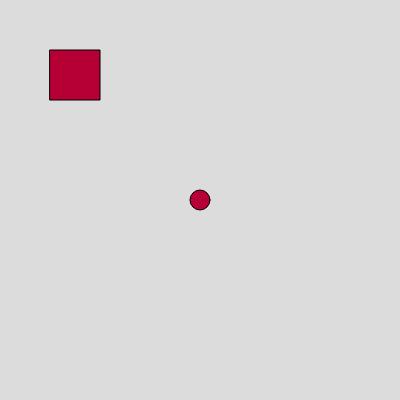
Frame 1 (no input)
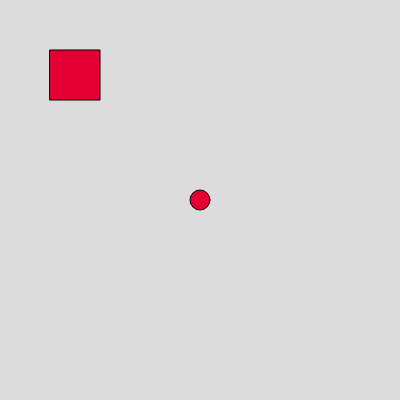
Frame 60 (no input)
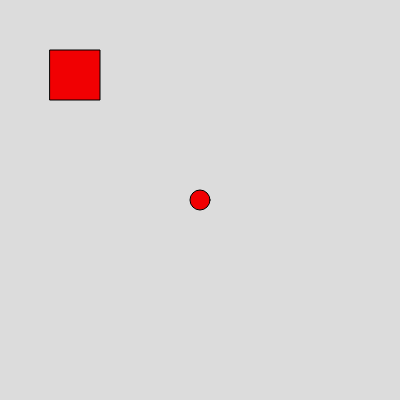
Frame 120 (the mouse pressed at the canvas centre since frame 60)

The p5.js sketch that drew these frames (run headless with seeded random() and noise() and a simulated clock; from frame 60 on, the mouse is pressed at the canvas centre):

// p5.js sketch
// ── sketch.js
function setup() {
  createCanvas(400, 400);
}

function draw() {
  background(220);
  fill(random(255), 0, random(255));
  ellipse(200, 200, 20)
  rect(50, 50, 50);
}
